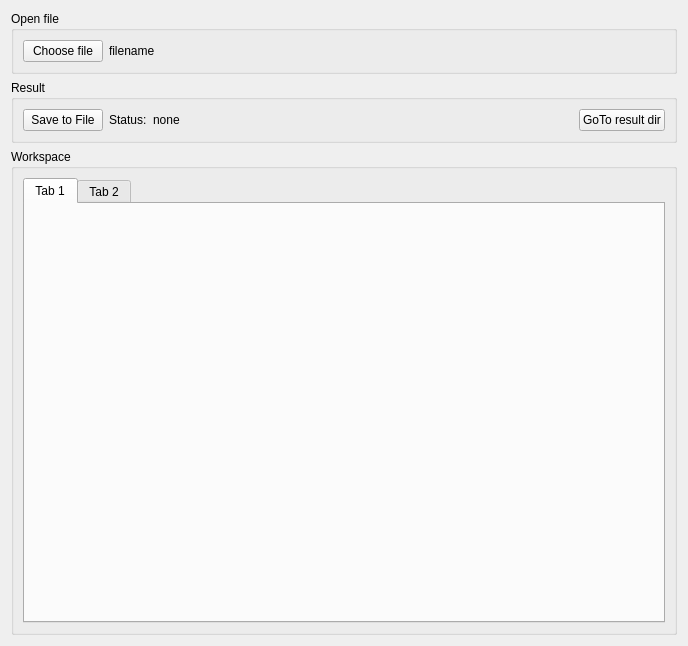
<?xml version="1.0" encoding="UTF-8"?>
<ui version="4.0">
 <class>FormConverter</class>
 <widget class="QWidget" name="FormConverter">
  <property name="geometry">
   <rect>
    <x>0</x>
    <y>0</y>
    <width>688</width>
    <height>646</height>
   </rect>
  </property>
  <property name="windowTitle">
   <string>Form</string>
  </property>
  <layout class="QGridLayout" name="gridLayout_2">
   <item row="0" column="0">
    <widget class="QGroupBox" name="groupBox_5">
     <property name="title">
      <string>Open file</string>
     </property>
     <layout class="QHBoxLayout" name="horizontalLayout_2">
      <item>
       <widget class="QPushButton" name="pushButton_file_open">
        <property name="text">
         <string>Choose file</string>
        </property>
       </widget>
      </item>
      <item>
       <widget class="QLabel" name="label_file_fullpath">
        <property name="text">
         <string>filename</string>
        </property>
       </widget>
      </item>
      <item>
       <spacer name="horizontalSpacer_2">
        <property name="orientation">
         <enum>Qt::Horizontal</enum>
        </property>
        <property name="sizeHint" stdset="0">
         <size>
          <width>518</width>
          <height>20</height>
         </size>
        </property>
       </spacer>
      </item>
     </layout>
    </widget>
   </item>
   <item row="1" column="0">
    <widget class="QGroupBox" name="groupBox_6">
     <property name="title">
      <string>Result</string>
     </property>
     <layout class="QHBoxLayout" name="horizontalLayout">
      <item>
       <widget class="QPushButton" name="pushButton_result_save_file">
        <property name="text">
         <string>Save to File</string>
        </property>
       </widget>
      </item>
      <item>
       <widget class="QLabel" name="label">
        <property name="text">
         <string>Status:</string>
        </property>
       </widget>
      </item>
      <item>
       <widget class="QLabel" name="label_result_status">
        <property name="text">
         <string>none</string>
        </property>
       </widget>
      </item>
      <item>
       <spacer name="horizontalSpacer">
        <property name="orientation">
         <enum>Qt::Horizontal</enum>
        </property>
        <property name="sizeHint" stdset="0">
         <size>
          <width>40</width>
          <height>20</height>
         </size>
        </property>
       </spacer>
      </item>
      <item>
       <widget class="QPushButton" name="pushButton_result_open_dir">
        <property name="text">
         <string>GoTo result dir</string>
        </property>
       </widget>
      </item>
     </layout>
    </widget>
   </item>
   <item row="2" column="0">
    <widget class="QGroupBox" name="groupBox_3">
     <property name="title">
      <string>Workspace</string>
     </property>
     <layout class="QGridLayout" name="gridLayout">
      <item row="0" column="0">
       <widget class="QTabWidget" name="tabWidget_workspace">
        <widget class="QWidget" name="tab">
         <attribute name="title">
          <string>Tab 1</string>
         </attribute>
        </widget>
        <widget class="QWidget" name="tab_2">
         <attribute name="title">
          <string>Tab 2</string>
         </attribute>
        </widget>
       </widget>
      </item>
     </layout>
    </widget>
   </item>
  </layout>
 </widget>
 <resources/>
 <connections/>
</ui>
